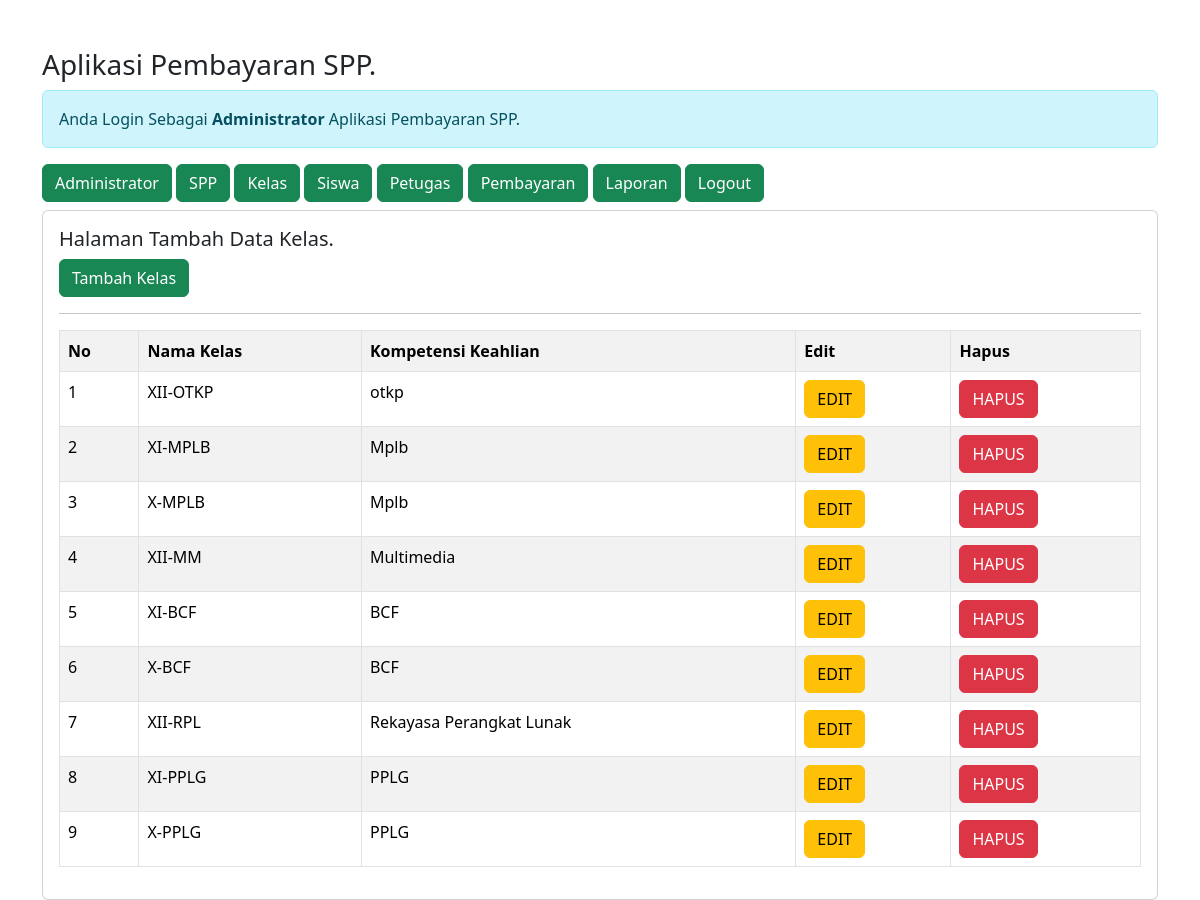
/admin/admin.php?url=kelas (signed in), run on the app's committed database.
### tables this page shows
CREATE TABLE `kelas` (
  `id_kelas` int(11) NOT NULL,
  `nama_kelas` varchar(10) NOT NULL,
  `kompetensi_keahlian` varchar(50) NOT NULL
);

### admin/kelas.php (the view)
<h5>Halaman Tambah Data Kelas.</h5>
<a href="?url=tambah-kelas" class="btn btn-success"> Tambah Kelas </a>
<hr>
<table class="table table-striped table-bordered">
    <tr class="fw-bold">
        <td>No</td>
        <td>Nama Kelas</td>
        <td>Kompetensi Keahlian</td>
        <td>Edit</td>
        <td>Hapus</td>
    </tr>
    <?php
    include'../koneksi.php';
    $no = 1;
    $sql = "SELECT * FROM kelas ORDER BY id_kelas DESC";
    $query = mysqli_query($koneksi, $sql);
    foreach($query as $data){ ?>
        <tr>
            <td><?= $no++; ?></td>
            <td><?= $data['nama_kelas'] ?></td>
            <td><?= $data['kompetensi_keahlian'] ?></td>
            <td>
                <a href="?url=edit-kelas&id_kelas=<?= $data['id_kelas'] ?>" class='btn btn-warning'>EDIT</a>
            </td>
            <td>
                <a onclick="return confirm('Apakah Anda Yakin ingin Menghapus Data')"
                 href="?url=hapus-kelas&id_kelas=<?= $data['id_kelas'] ?>" class='btn btn-danger'>HAPUS</a>
            </td>
        </tr>
        <?php } ?>
</table>

### data on the page
kelas: nama_kelas "XII-OTKP", kompetensi_keahlian "otkp"
kelas: nama_kelas "XI-MPLB", kompetensi_keahlian "Mplb"
kelas: nama_kelas "X-MPLB", kompetensi_keahlian "Mplb"
kelas: nama_kelas "XII-MM", kompetensi_keahlian "Multimedia"
kelas: nama_kelas "XI-BCF", kompetensi_keahlian "BCF"
kelas: nama_kelas "X-BCF", kompetensi_keahlian "BCF"
kelas: nama_kelas "XII-RPL", kompetensi_keahlian "Rekayasa Perangkat Lunak"
kelas: nama_kelas "XI-PPLG", kompetensi_keahlian "PPLG"
kelas: nama_kelas "X-PPLG", kompetensi_keahlian "PPLG"
